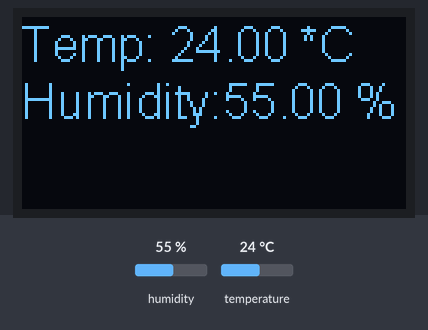
Bench run of a sketch on a simulated ESP32. On the bench: 128×64 one-colour display. Inputs (shaded band) come from the test bench; at power-on: humidity 55 %, temperature 24 °C. Nothing arrives over Bluetooth unless stated; what the sketch prints to the serial monitor is not drawn.

Above: at 5.8 s.
5.9 s: humidity set to 22 %
At 11.1 s:
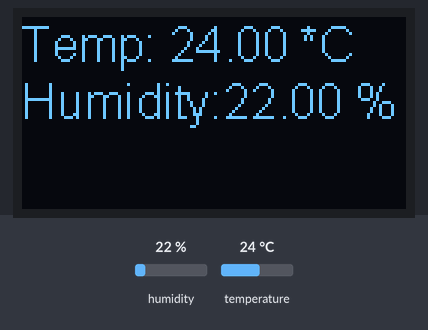
11.9 s: temperature set to 12 °C
At 15.5 s:
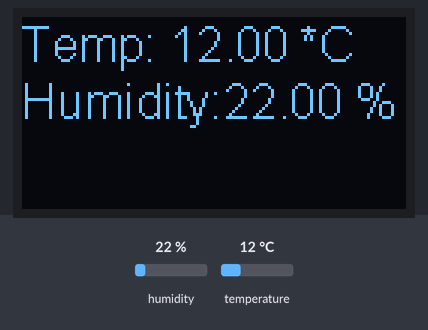
17.9 s: humidity set to 40 %
At 21.1 s:
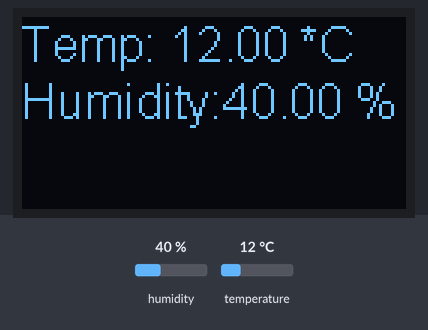
23.9 s: temperature set to 19 °C
At 25.5 s:
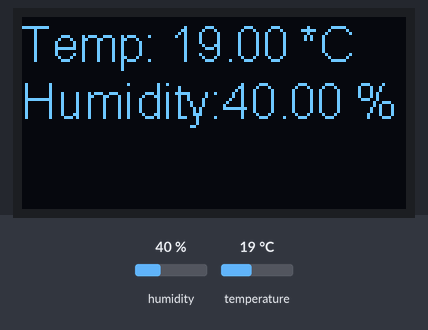
Timing chart, 0 to 27.0 s (numbered marks = the images above; inputs shaded):
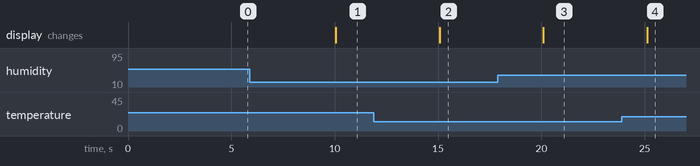

The sketch:

oled_bme_bluetoot.ino
```cpp
#include <Wire.h>
#include <Adafruit_BME280.h>
#include "HT_SSD1306Wire.h"
#include <BluetoothSerial.h>

// Primo bus I2C per il display OLED
#define OLED_SDA 4
#define OLED_SCL 15
#define OLED_RST 16

// Secondo bus I2C per il sensore BME280
#define BME_SDA 21
#define BME_SCL 22

Adafruit_BME280 bme;
SSD1306Wire oledDisplay(0x3C, 500000, OLED_SDA, OLED_SCL, GEOMETRY_128_64, OLED_RST);
TwoWire BME280_I2C = TwoWire(1); // Istanza per il secondo bus I2C
BluetoothSerial SerialBT;

void setup() {
  Serial.begin(115200);
  // Inizializza la comunicazione seriale Bluetooth
  if (!SerialBT.begin("Sensore Smart Fridge sensor")) {
    Serial.println("An error occurred initializing Bluetooth");
    return;
  }
  Serial.println("Bluetooth Initialized.");

  // Inizializza il bus I2C per il BME280
  BME280_I2C.begin(BME_SDA, BME_SCL);
  if (!bme.begin(0x76, &BME280_I2C)) {
    Serial.println("BME280: connection error.");
    while (1);
  }
  Serial.println("Sensor initialized.");

  // Inizializza il bus I2C per il display OLED
  Wire.begin(OLED_SDA, OLED_SCL);

  // Inizializza il display OLED
  oledDisplay.init();
  oledDisplay.clear();
  oledDisplay.setFont(ArialMT_Plain_16);
  Serial.println("Display initialized.");
}

void loop() {
  String message = retrieveParameters();

  showMessageOnDisplay(message);

  SerialBT.println(message);

  delay(5000);    // Aspetta 2 secondi
}

String retrieveParameters(){
  String temp_message= "Temp: "+ String(bme.readTemperature())+ " *C";
  String hum_message= "Humidity:"+ String(bme.readHumidity()) + " %";
  String full_message= temp_message + "\n" + hum_message;
  return full_message;
}

void showMessageOnDisplay(String message){
  oledDisplay.clear();               // Pulisce lo schermo
  oledDisplay.drawString(0, 0, message);
  oledDisplay.display();             // Mostra i dati sul display
}
```

Measured:
- after the input at 5.9 s, the display: changes after 4.2 s (image 1)
- after the input at 11.9 s, the display: changes after 3.2 s (image 2)
- after the input at 17.9 s, the display: changes after 2.2 s (image 3)
- after the input at 23.9 s, the display: changes after 1.2 s (image 4)
